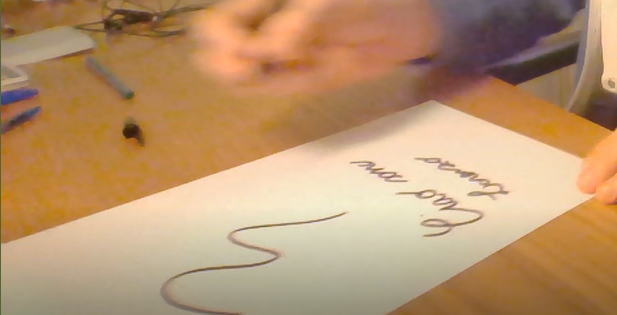
%> input picture Computer_Vision/Linea.png, 617 x 315 px
$ octave prova1.m   (GNU Octave 9; MATLAB toolbox functions it lacks are replaced by stand-ins)
%> lines starting %> are read from the running program, lines starting %| are printed output that depends on the picture
% LOAD PICTURE
I = imread('Linea.png');
%> I is the input picture: size 315x617x3 uint8; mean R, G, B 186.4, 149.4, 110.9

% IMAGE ROTATION (eventual)
% rotI = imrotate(I,33,'crop');
% imshow(rotI)

% LINES DETECTION
BW = edge(I(:, :, 1),'canny');
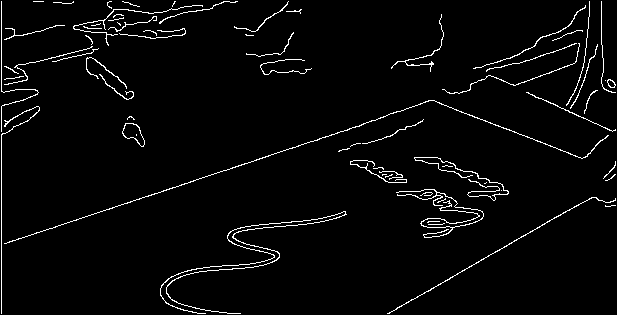
%> BW: size 315x617 logical; 3.2% white in thin lines or dots
imshow(BW);

% HOUGH TRANSFORMATION
% this is the parametric representation of a line:
%   rho = x*cos(theta) + y*sin(theta)
[H,theta,rho] = hough(BW);
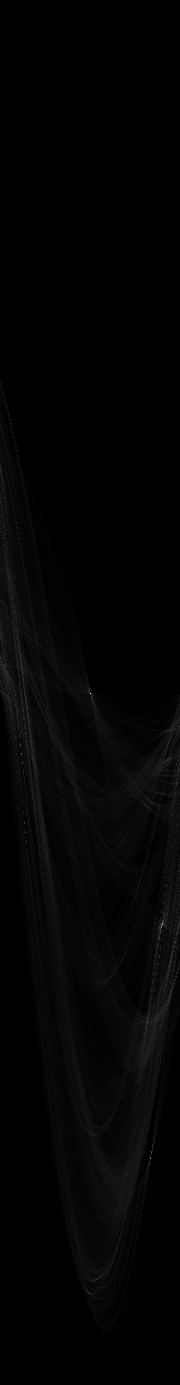
%> H: size 1385x180 double; min 0, max 297, mean 4.4; drawn with min black and max white
%> theta = 180 values from -90 to 89; rho = 1385 values from -692 to 692

% DISPLAY
figure
imshow(imadjust(rescale(H)),[],...
       'XData',theta,...
       'YData',rho,...
       'InitialMagnification','fit');
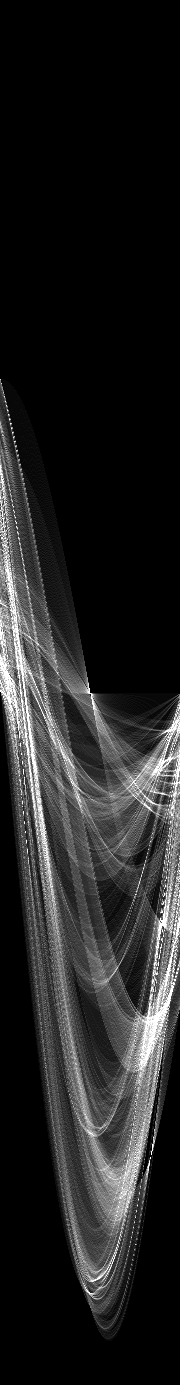
%> displayed picture: size 1385x180, on the screen's scale of 0 to 255; min 0, max 255, mean 34.7
xlabel('\theta (degrees)')
ylabel('\rho')
axis on
axis normal
hold on
colormap(gca,hot)

% FIND PEAKS
P = houghpeaks(H,5,'threshold',ceil(0.3*max(H(:))))
%> P = [694 91; 924 163; 1158 151; 754 22]

% SUPERIMPOSE PLOT OF THE IMAGE
x = theta(P(:,2));
%> x = [0 72 60 -69]
y = rho(P(:,1));
%> y = [1 231 465 61]
plot(x,y,'s','color','black');
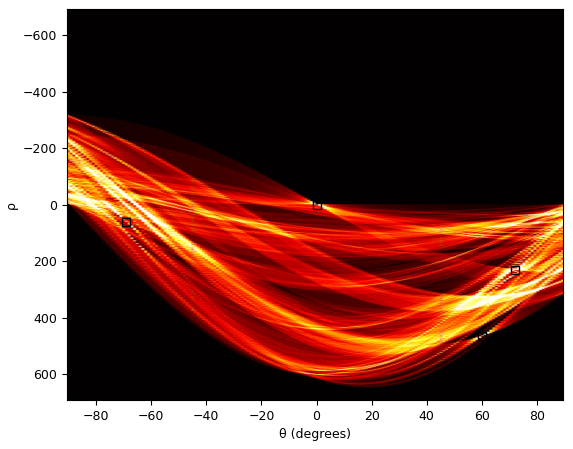
%> figure redrawn from the program's plot data

%FIND LINES
lines = houghlines(BW,theta,rho,P,'FillGap',5,'MinLength',7);
%> lines = 8 lines; point1 to point2 (x, y): (570, 210) to (389, 314), (2, 107) to (2, 314), (438, 103) to (583, 159), (2, 2) to (2, 92), (185, 184) to (113, 208), (313, 142) to (269, 157), (338, 134) to (326, 138), (243, 29) to (253, 32)

figure, imshow(I), hold on
max_len = 0;
for k = 1:length(lines)
   xy = [lines(k).point1; lines(k).point2];
   plot(xy(:,1),xy(:,2),'LineWidth',2,'Color','green');

   % Plot beginnings and ends of lines
   plot(xy(1,1),xy(1,2),'x','LineWidth',2,'Color','yellow');
   plot(xy(2,1),xy(2,2),'x','LineWidth',2,'Color','red');

   % Determine the endpoints of the longest line segment
   len = norm(lines(k).point1 - lines(k).point2);
   if ( len > max_len)
      max_len = len;
      xy_long = xy;
   end
end
%> this loop made 8 passes
%> (len, max_len, xy_long) on passes 1, 2, 6: (90, 90, [2 2; 2 92]), (207, 207, [2 107; 2 314]), (208.8, 208.8, [570 210; 389 314])
%> (xy, len) on passes 3, 4, 5, 7, 8: ([338 134; 326 138], 12.65), ([313 142; 269 157], 46.49), ([185 184; 113 208], 75.89), ([243 29; 253 32], 10.44), ([438 103; 583 159], 155.4)
% highlight the longest line segment
plot(xy_long(:,1),xy_long(:,2),'LineWidth',2,'Color','red');
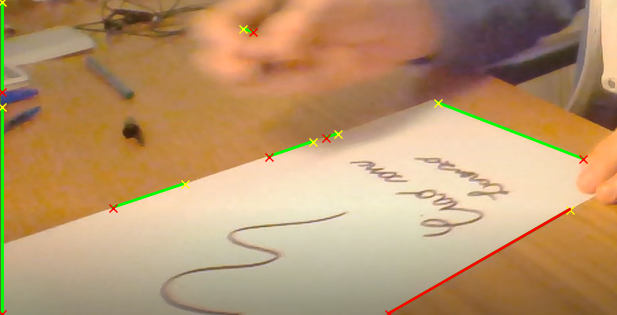
%> figure redrawn from the program's plot data
